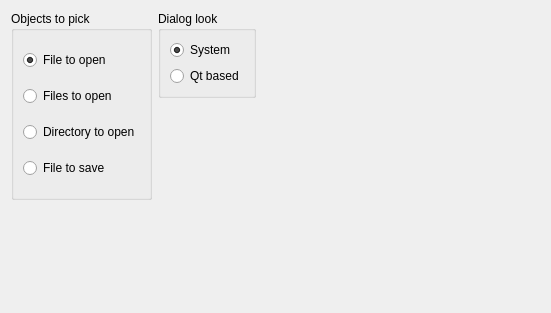
<?xml version="1.0" encoding="UTF-8"?>
<ui version="4.0">
 <class>MainWindow</class>
 <widget class="QWidget" name="MainWindow">
  <property name="geometry">
   <rect>
    <x>0</x>
    <y>0</y>
    <width>551</width>
    <height>313</height>
   </rect>
  </property>
  <property name="windowTitle">
   <string>PathPicker Example</string>
  </property>
  <layout class="QGridLayout" name="gridLayout">
   <item row="0" column="0" rowspan="2">
    <widget class="QGroupBox" name="groupBox">
     <property name="title">
      <string>Objects to pick</string>
     </property>
     <layout class="QVBoxLayout" name="verticalLayout">
      <item>
       <widget class="QRadioButton" name="rbFile">
        <property name="text">
         <string>File to open</string>
        </property>
        <property name="checked">
         <bool>true</bool>
        </property>
       </widget>
      </item>
      <item>
       <widget class="QRadioButton" name="rbFiles">
        <property name="text">
         <string>Files to open</string>
        </property>
       </widget>
      </item>
      <item>
       <widget class="QRadioButton" name="rbDir">
        <property name="text">
         <string>Directory to open</string>
        </property>
       </widget>
      </item>
      <item>
       <widget class="QRadioButton" name="rbFileToSave">
        <property name="text">
         <string>File to save</string>
        </property>
       </widget>
      </item>
     </layout>
    </widget>
   </item>
   <item row="0" column="1">
    <widget class="QGroupBox" name="groupBox_2">
     <property name="title">
      <string>Dialog look</string>
     </property>
     <layout class="QVBoxLayout" name="verticalLayout_2">
      <item>
       <widget class="QRadioButton" name="rbSystemDialog">
        <property name="text">
         <string>System</string>
        </property>
        <property name="checked">
         <bool>true</bool>
        </property>
       </widget>
      </item>
      <item>
       <widget class="QRadioButton" name="rbQtDialog">
        <property name="text">
         <string>Qt based</string>
        </property>
       </widget>
      </item>
     </layout>
    </widget>
   </item>
   <item row="0" column="3">
    <spacer name="horizontalSpacer">
     <property name="orientation">
      <enum>Qt::Horizontal</enum>
     </property>
     <property name="sizeHint" stdset="0">
      <size>
       <width>275</width>
       <height>20</height>
      </size>
     </property>
    </spacer>
   </item>
   <item row="1" column="1">
    <spacer name="verticalSpacer_2">
     <property name="orientation">
      <enum>Qt::Vertical</enum>
     </property>
     <property name="sizeHint" stdset="0">
      <size>
       <width>20</width>
       <height>94</height>
      </size>
     </property>
    </spacer>
   </item>
   <item row="2" column="0" colspan="4">
    <widget class="QSint::PathPicker" name="PathPicker" native="true"/>
   </item>
   <item row="3" column="2">
    <spacer name="verticalSpacer">
     <property name="orientation">
      <enum>Qt::Vertical</enum>
     </property>
     <property name="sizeHint" stdset="0">
      <size>
       <width>20</width>
       <height>94</height>
      </size>
     </property>
    </spacer>
   </item>
  </layout>
 </widget>
 <customwidgets>
  <customwidget>
   <class>QSint::PathPicker</class>
   <extends>QWidget</extends>
   <header>QSintWidgets</header>
   <container>1</container>
  </customwidget>
 </customwidgets>
 <resources/>
 <connections/>
</ui>
